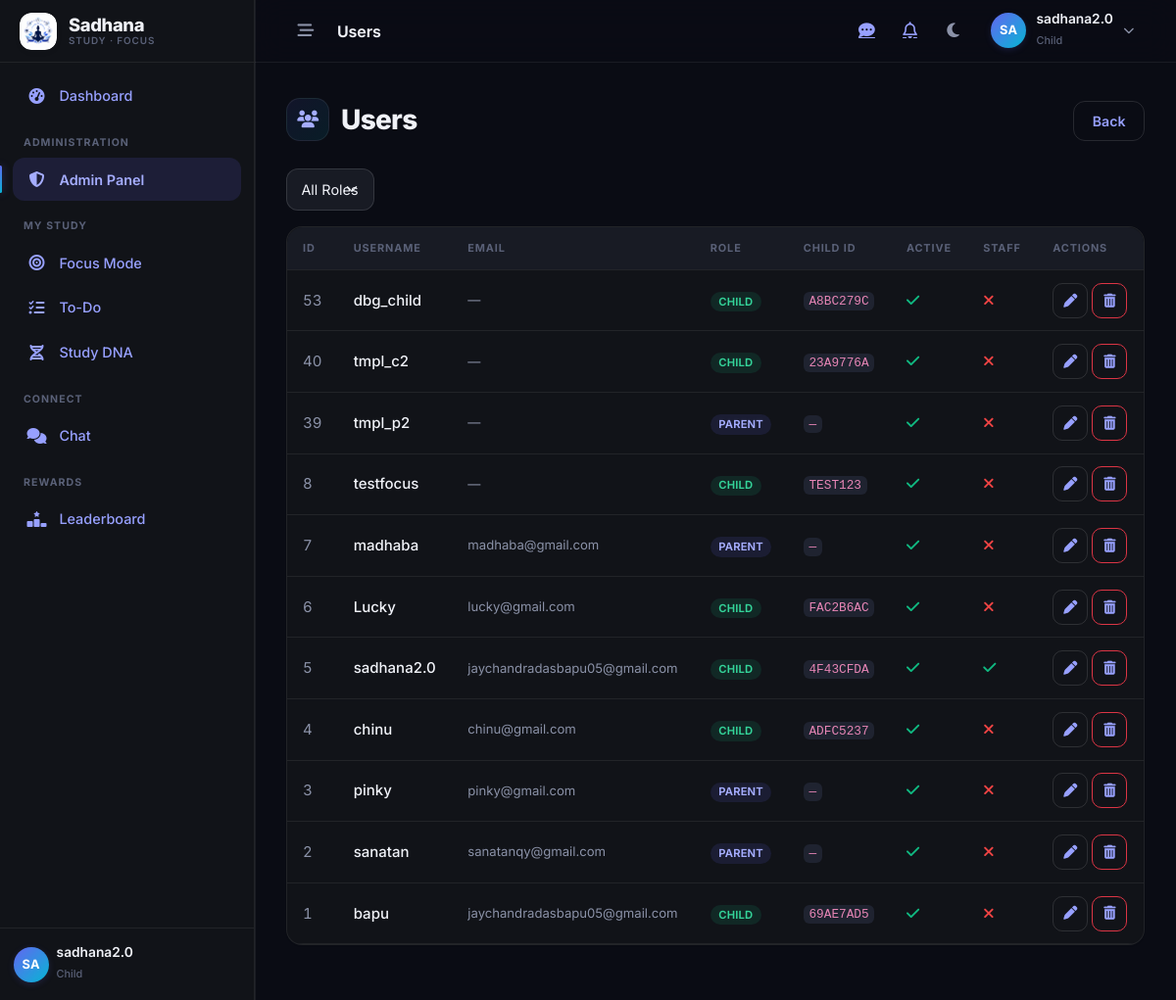
Screenshot of /admin-panel/users/ (signed in) with the database file from the repository.
### users/models.py (models this page shows, shortened)
class User(AbstractUser):
    ROLE_CHOICES = (
        ('PARENT', 'Parent'),
        ('CHILD', 'Child'),
        ('ADMIN', 'Admin'),
    )
    role = models.CharField(max_length=10, choices=ROLE_CHOICES, default='CHILD')
    child_id = models.CharField(max_length=20, unique=True, blank=True, null=True)

### admin_panel/views.py (the view)
# urls.py: path('users/', views.list_users, name='admin_list_users'),
@user_passes_test(is_admin, login_url='login')
def list_users(request):
    role_filter = request.GET.get('role', '')
    users = User.objects.all().order_by('-date_joined')
    if role_filter:
        users = users.filter(role=role_filter)
    paginator = Paginator(users, 20)
    page = paginator.get_page(request.GET.get('page'))
    return render(request, 'admin_panel/user_list.html', {'users': page, 'role_filter': role_filter})

### admin_panel/views.py (called while the page is built)
def is_admin(user):
    return user.is_authenticated and (user.is_staff or user.role == 'ADMIN')

### templates/admin_panel/user_list.html (shortened to what this page needs)
{% extends 'base.html' %}
{% block topbar_title %}Users{% endblock %}
{% block content %}
<div class="sd-page-header">
    <div>
        <h2 class="sd-page-title"><span class="sd-title-icon"><i class="fa-solid fa-users"></i></span> Users</h2>
    </div>
    <div class="sd-page-actions">
        <a href="{% url 'admin_dashboard' %}" class="btn btn-outline-secondary">Back</a>
    </div>
</div>
<form method="get" class="row g-2 mb-3">
    <div class="col-auto">
        <select name="role" class="form-select form-select-sm" onchange="this.form.submit()">
            <option value="">All Roles</option>
        </select>
    </div>
</form>
<div class="sd-table-wrap">
    <div class="table-responsive">
        <table class="table table-hover align-middle mb-0">
            <thead>
                <tr>
                    <th>ID</th>
                    <th>Username</th>
                    <th>Email</th>
                    <th>Role</th>
                    <th>Child ID</th>
                    <th>Active</th>
                    <th>Staff</th>
                    <th>Actions</th>
                </tr>
            </thead>
            <tbody>
                {% for u in users %}
                <tr>
                    <td class="text-muted tabular">{{ u.id }}</td>
                    <td class="fw-medium">{{ u.username }}</td>
                    <td class="text-muted small">{{ u.email|default:"—" }}</td>
                    <td><span class="badge {% if u.role == 'ADMIN' %}soft-danger{% elif u.role == 'PARENT' %}soft-primary{% else %}soft-success{% endif %}">{{ u.role }}</span></td>
                    <td><code>{{ u.child_id|default:"—" }}</code></td>
                    <td>{% if u.is_active %}<i class="fa-solid fa-check text-good"></i>{% else %}<i class="fa-solid fa-xmark text-bad"></i>{% endif %}</td>
                    <td>{% if u.is_staff %}<i class="fa-solid fa-check text-good"></i>{% else %}<i class="fa-solid fa-xmark text-bad"></i>{% endif %}</td>
                    <td>
                        <a href="{% url 'admin_edit_user' u.id %}" class="btn btn-action btn-outline-secondary" title="Edit"><i class="fa-solid fa-pen"></i></a>
                        <a href="{% url 'admin_delete_user' u.id %}" class="btn btn-action btn-outline-danger" title="Delete"><i class="fa-solid fa-trash-can"></i></a>
                    </td>
                </tr>
                {% empty %}
                <tr><td colspan="8" class="text-center text-muted py-4">No users found.</td></tr>
                {% endfor %}
            </tbody>
        </table>
    </div>
</div>
{% endblock %}

### templates/base.html (shortened to what this page needs)
{% load static %}
<!DOCTYPE html>
<html lang="en" data-bs-theme="dark">
<head>
    <link href="https://cdn.jsdelivr.net/npm/bootstrap@5.3.2/dist/css/bootstrap.min.css" rel="stylesheet">
    <link rel="stylesheet" href="https://cdnjs.cloudflare.com/ajax/libs/font-awesome/6.4.2/css/all.min.css" />
    <link rel="stylesheet" href="/static/css/style.css?v=20260908">
</head>
<body class="{% if user.is_authenticated %}has-sidebar{% endif %} {% block body_class %}{% endblock %}">
    {% if user.is_authenticated %}
    <div class="sd-app">
        <aside class="sd-sidebar" id="sdSidebar" aria-label="Main navigation">
            <a class="sd-sidebar-brand" href="{% url 'home' %}" title="Sadhana">
                <span class="sd-brand-mark"><img src="{% static 'images/logo.jpeg' %}" alt="Sadhana logo"></span>
                <span class="sd-brand-name">Sadhana<small>Study &middot; Focus</small></span>
            </a>
            <nav class="sd-nav">
                <a class="sd-nav-link {% if request.resolver_match.url_name == 'dashboard_router' or request.resolver_match.url_name == 'parent_dashboard' or request.resolver_match.url_name == 'child_dashboard' %}active{% endif %}"
                   href="{% url 'dashboard_router' %}">
                    <i class="fa-solid fa-gauge-high"></i><span>Dashboard</span>
                </a>
                {% if user.is_staff or user.role == 'ADMIN' %}
                <div class="sd-nav-heading">Administration</div>
                <a class="sd-nav-link {% if request.resolver_match.url_name and 'admin' in request.resolver_match.url_name %}active{% endif %}"
                   href="{% url 'admin_dashboard' %}">
                    <i class="fa-solid fa-shield-halved"></i><span>Admin Panel</span>
                </a>
                {% endif %}
                {% if user.role == 'CHILD' %}
                <div class="sd-nav-heading">My Study</div>
                <a class="sd-nav-link {% if request.resolver_match.url_name and 'focus' in request.resolver_match.url_name %}active{% endif %}"
                   href="{% url 'focus_session' %}">
                    <i class="fa-solid fa-bullseye"></i><span>Focus Mode</span>
                </a>
                <a class="sd-nav-link {% if request.resolver_match.url_name == 'todo_dashboard' %}active{% endif %}"
                   href="{% url 'todo_dashboard' %}">
                    <i class="fa-solid fa-list-check"></i><span>To-Do</span>
                </a>
                <a class="sd-nav-link {% if request.resolver_match.url_name == 'studydna_dashboard' %}active{% endif %}"
                   href="{% url 'studydna_dashboard' %}">
                    <i class="fa-solid fa-dna"></i><span>Study DNA</span>
                </a>
                {% endif %}
                {% if user.role == 'PARENT' or user.role == 'CHILD' %}
                <div class="sd-nav-heading">Connect</div>
                <a class="sd-nav-link {% if request.resolver_match.url_name == 'chat_page' %}active{% endif %}"
                   href="{% url 'chat:chat_page' %}">
                    <i class="fa-solid fa-comments"></i><span>Chat</span>
                </a>
                {% endif %}
                {% if user.is_staff or user.role == 'ADMIN' or user.role == 'PARENT' or user.role == 'CHILD' %}
                <div class="sd-nav-heading">Rewards</div>
                <a class="sd-nav-link {% if request.resolver_match.url_name == 'reward_leaderboard' %}active{% endif %}"
                   href="{% url 'reward_leaderboard' %}">
                    <i class="fa-solid fa-ranking-star"></i><span>Leaderboard</span>
                </a>
                {% endif %}
            </nav>
            <div class="sd-nav-footer">
                <div class="d-flex align-items-center gap-2 sd-sidebar-footer-user">
                    <span class="sd-avatar">{{ user.username|slice:":2"|upper }}</span>
                    <span class="overflow-hidden">
                        <span class="sd-user-name d-block">{{ user.username }}</span>
                        <span class="sd-user-role">{{ user.role|lower }}</span>
                    </span>
                </div>
            </div>
        </aside>
        <div class="sd-main">
            <header class="sd-topbar">
                <button class="sd-icon-btn sd-desktop-only" id="sdCollapseToggle" type="button" aria-label="Collapse sidebar">
                    <i class="fa-solid fa-bars-staggered"></i>
                </button>
                <h1 class="sd-topbar-title">{% block topbar_title %}{% endblock %}</h1>
                <div class="ms-auto d-flex align-items-center gap-1">
                    {% if user.role == 'PARENT' or user.role == 'CHILD' %}
                    <a class="sd-icon-btn" href="{% url 'chat:chat_page' %}" aria-label="Chat messages">
                        <i class="fa-solid fa-comment-dots"></i>
                    </a>
                    {% endif %}
                    <a class="sd-icon-btn" href="{% url 'notification_list' %}" aria-label="Notifications">
                        <i class="fa-regular fa-bell"></i>
                    </a>
                    <button id="theme-toggle" class="sd-icon-btn" type="button" aria-label="Toggle color theme">
                        <i class="fa-solid fa-moon"></i>
                    </button>
                    <div class="dropdown ms-1">
                        <button class="sd-user-menu" type="button" data-bs-toggle="dropdown"
                                aria-expanded="false" aria-label="Account menu">
                            <span class="sd-avatar">{{ user.username|slice:":2"|upper }}</span>
                            <span class="d-none d-md-block">
                                <span class="sd-user-name d-block">{{ user.username }}</span>
                                <span class="sd-user-role">{{ user.role|lower }}</span>
                            </span>
                        </button>
                    </div>
                </div>
            </header>
            <main class="sd-content" id="sd-main-content">
    {% endif %}
        {% block content %}{% endblock %}
    </main>
    {% if user.is_authenticated %}
        </div>
    </div>
    {% endif %}
</body>
</html>

### rows the page displays
User: username "SA", username "sadhana2.0", role "Child", id "5", email "jaychandradasbapu05@gmail.com", role "CHILD", child_id "4F43CFDA", is_active True (drawn), is_staff True (drawn)
User: id "53", username "dbg_child", email "—", role "CHILD", child_id "A8BC279C", is_active True (drawn), is_staff False (drawn)
User: id "40", username "tmpl_c2", email "—", role "CHILD", child_id "23A9776A", is_active True (drawn), is_staff False (drawn)
User: id "39", username "tmpl_p2", email "—", role "PARENT", child_id "—", is_active True (drawn), is_staff False (drawn)
User: id "8", username "testfocus", email "—", role "CHILD", child_id "TEST123", is_active True (drawn), is_staff False (drawn)
User: id "7", username "madhaba", email "madhaba@gmail.com", role "PARENT", child_id "—", is_active True (drawn), is_staff False (drawn)
User: id "6", username "Lucky", email "lucky@gmail.com", role "CHILD", child_id "FAC2B6AC", is_active True (drawn), is_staff False (drawn)
User: id "4", username "chinu", email "chinu@gmail.com", role "CHILD", child_id "ADFC5237", is_active True (drawn), is_staff False (drawn)
User: id "3", username "pinky", email "pinky@gmail.com", role "PARENT", child_id "—", is_active True (drawn), is_staff False (drawn)
User: id "2", username "sanatan", email "sanatanqy@gmail.com", role "PARENT", child_id "—", is_active True (drawn), is_staff False (drawn)
User: id "1", username "bapu", email "jaychandradasbapu05@gmail.com", role "CHILD", child_id "69AE7AD5", is_active True (drawn), is_staff False (drawn)
